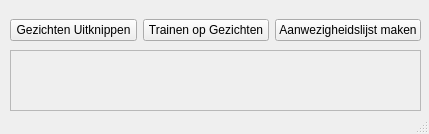
<?xml version="1.0" encoding="UTF-8"?>
<ui version="4.0">
 <class>MainWindow</class>
 <widget class="QMainWindow" name="MainWindow">
  <property name="geometry">
   <rect>
    <x>0</x>
    <y>0</y>
    <width>429</width>
    <height>134</height>
   </rect>
  </property>
  <property name="cursor">
   <cursorShape>ArrowCursor</cursorShape>
  </property>
  <property name="windowTitle">
   <string>MainWindow</string>
  </property>
  <widget class="QWidget" name="centralwidget">
   <widget class="QWidget" name="horizontalLayoutWidget">
    <property name="geometry">
     <rect>
      <x>10</x>
      <y>10</y>
      <width>411</width>
      <height>41</height>
     </rect>
    </property>
    <layout class="QHBoxLayout" name="horizontalLayout">
     <item>
      <widget class="QPushButton" name="GezichtenUitknippen">
       <property name="toolTip">
        <string>&lt;html&gt;&lt;head/&gt;&lt;body&gt;&lt;p&gt;Selecteer een map met afbeeldingen waarvan de gezichten moeten uitgeknipt worden. Selecteer een map waar de uitgeknipt gezichten opgelsagen worden.&lt;/p&gt;&lt;/body&gt;&lt;/html&gt;</string>
       </property>
       <property name="text">
        <string>Gezichten Uitknippen</string>
       </property>
      </widget>
     </item>
     <item>
      <widget class="QPushButton" name="TrainenGezichten">
       <property name="toolTip">
        <string>&lt;html&gt;&lt;head/&gt;&lt;body&gt;&lt;p&gt;Train het systeem op gezichten die onderverdeeld zijn in mappen. Importeer of exporteer de gezichtsdata.&lt;/p&gt;&lt;/body&gt;&lt;/html&gt;</string>
       </property>
       <property name="text">
        <string>Trainen op Gezichten</string>
       </property>
      </widget>
     </item>
     <item>
      <widget class="QPushButton" name="LijstMaken">
       <property name="toolTip">
        <string>&lt;html&gt;&lt;head/&gt;&lt;body&gt;&lt;p&gt;Genereer een aanezigheislijst aan de hand van een fofo of duid de personen in een foto aan.&lt;/p&gt;&lt;/body&gt;&lt;/html&gt;</string>
       </property>
       <property name="text">
        <string>Aanwezigheidslijst maken</string>
       </property>
      </widget>
     </item>
    </layout>
   </widget>
   <widget class="QScrollArea" name="scrollArea">
    <property name="geometry">
     <rect>
      <x>10</x>
      <y>50</y>
      <width>411</width>
      <height>61</height>
     </rect>
    </property>
    <property name="widgetResizable">
     <bool>true</bool>
    </property>
    <widget class="QWidget" name="scrollAreaWidgetContents">
     <property name="geometry">
      <rect>
       <x>0</x>
       <y>0</y>
       <width>409</width>
       <height>59</height>
      </rect>
     </property>
    </widget>
   </widget>
  </widget>
  <widget class="QStatusBar" name="statusbar"/>
  <action name="actionStartGezichtenUitknippen">
   <property name="text">
    <string>StartGezichtenUitknippen</string>
   </property>
  </action>
  <action name="actionStartTrainen">
   <property name="text">
    <string>StartTrainen</string>
   </property>
  </action>
  <action name="actionStartLijstMaken">
   <property name="text">
    <string>StartLijstMaken</string>
   </property>
  </action>
 </widget>
 <resources/>
 <connections>
  <connection>
   <sender>GezichtenUitknippen</sender>
   <signal>clicked()</signal>
   <receiver>actionStartGezichtenUitknippen</receiver>
   <slot>trigger()</slot>
   <hints>
    <hint type="sourcelabel">
     <x>76</x>
     <y>30</y>
    </hint>
    <hint type="destinationlabel">
     <x>-1</x>
     <y>-1</y>
    </hint>
   </hints>
  </connection>
  <connection>
   <sender>TrainenGezichten</sender>
   <signal>clicked()</signal>
   <receiver>actionStartTrainen</receiver>
   <slot>trigger()</slot>
   <hints>
    <hint type="sourcelabel">
     <x>215</x>
     <y>30</y>
    </hint>
    <hint type="destinationlabel">
     <x>-1</x>
     <y>-1</y>
    </hint>
   </hints>
  </connection>
  <connection>
   <sender>LijstMaken</sender>
   <signal>clicked()</signal>
   <receiver>actionStartLijstMaken</receiver>
   <slot>trigger()</slot>
   <hints>
    <hint type="sourcelabel">
     <x>353</x>
     <y>30</y>
    </hint>
    <hint type="destinationlabel">
     <x>-1</x>
     <y>-1</y>
    </hint>
   </hints>
  </connection>
 </connections>
</ui>
